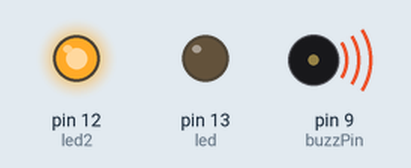
Bench run of a sketch on a simulated Arduino Uno, built with avr-gcc and run on an emulated ATmega328P. On the bench: output pins drawn as LEDs (lit = HIGH), buzzer (waves = sounding).

Above: at 0.39 s.
At 10.45 s:
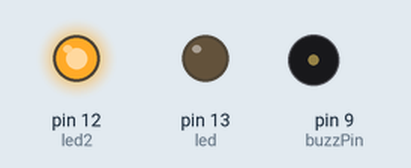
At 23.38 s:
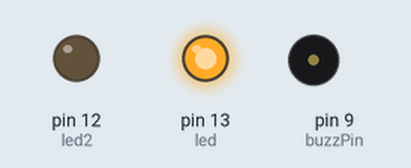
At 39.66 s:
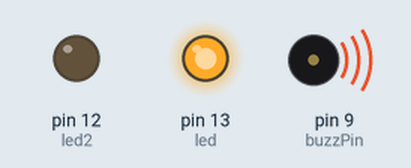
Timing chart, 0 to 40.0 s (numbered marks = the images above):
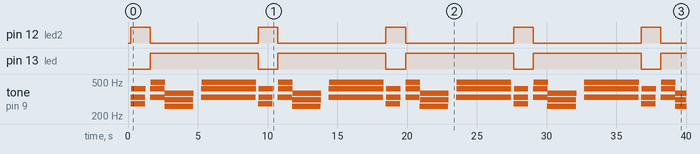

Measured:
- by itself, pin 12 (led2): alternates HIGH for 1.4 s and LOW for 7.7 s
- by itself, pin 13 (led): alternates HIGH for 7.7 s and LOW for 1.4 s
- by itself, tone on pin 9 (buzzPin): plays 277 Hz for 0.02 s, 330 Hz for 0.02 s, 415 Hz for 0.02 s, 277 Hz for 0.02 s, 330 Hz for 0.02 s, 415 Hz for 0.02 s … (1738 notes in this stretch)

The sketch:

take3.ino
```cpp
#define led 13
#define led2 12
const int buzzPin = 9;
const int noteLength = 15;
const int drumLength = 5;
const int freqs[] = {260, 262, 277, 294, 311,330,349,370,392,415,440,466,494,523};
const int snare[] = {300,800,1100,650,800,900,400,1050};
const int kick[] = {150,160,140,155,400,90,95,100};
const int sub_kick[] = {40,40,40,40,40,40,40,40};

//C = 260 I(0), G = 392 V(8), Am = 440 vi(10), F = 349 IV(6)

void setup()
{
  Serial.begin(9600);

  pinMode(led, OUTPUT); //major chord- yellow for happy
  pinMode(led2, OUTPUT); //minor chord- blue for sad
  pinMode(buzzPin, OUTPUT);
}

void playNotes(int notes[],unsigned long duration)
{
  unsigned long start = millis();
  while( millis() - start <= duration)
  {
    for (int i = 0; i<=3; i++)
    {
      tone(buzzPin,freqs[notes[i]]);
      delay(noteLength);
    }
    noTone(buzzPin);
  }

}

void snareHit()
{
  unsigned long start = millis();
  while( millis() - start <= 70)
  {
    for (int i = 0; i<8; i++)
    {
      tone(buzzPin,snare[i]);
      delay(drumLength);
    }
    noTone(buzzPin);
  }
}

void kickHit()
{
  unsigned long start = millis();
  while( millis() - start <= 70)
  {
    for (int i = 0; i<8; i++)
    {
      tone(buzzPin,kick[i]);
      delay(drumLength);
    }
    noTone(buzzPin);
  }
}


int chord[3];

void major(int root)
{
  chord[0] = root;
  chord[1] = root + 4;
  chord[2] = root + 7;
  digitalWrite(led,HIGH);
  digitalWrite(led2,LOW);
}

void minor(int root)
{
  chord[0] = root;
  chord[1] = root + 3;
  chord[2] = root + 7;
  digitalWrite(led2,HIGH);
  digitalWrite(led,LOW);
}

void loop()
{
  kickHit();
  delay(115);
  minor(2);
  playNotes(chord,1000);
  delay(185);
  snareHit();
  delay(115);
  major(5);
  playNotes(chord,1000);

  major(0);
  playNotes(chord,2000);
  delay(185);
  snareHit();
  delay(315);
  major(5);
  playNotes(chord,3850);


}
```
